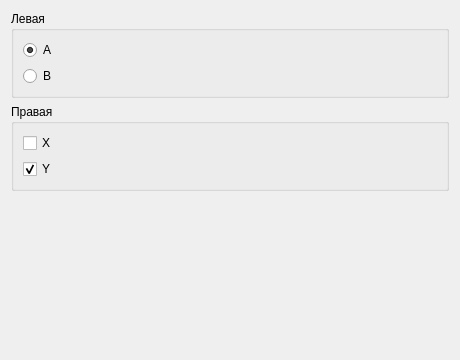
<?xml version="1.0" encoding="UTF-8"?>
<ui version="4.0"><class>Dialog</class><widget class="QDialog" name="Dialog"><property name="geometry"><rect><x>0</x><y>0</y><width>460</width><height>360</height></rect></property><property name="windowTitle"><string>#109 groups/194_two_groups</string></property><layout class="QVBoxLayout" name="verticalLayout"><property name="leftMargin"><number>11</number></property><property name="topMargin"><number>11</number></property><property name="rightMargin"><number>11</number></property><property name="bottomMargin"><number>11</number></property><property name="spacing"><number>6</number></property><item><widget class="QGroupBox" name="g1"><property name="title"><string>Левая</string></property><layout class="QVBoxLayout" name="g1Layout"><property name="leftMargin"><number>9</number></property><property name="topMargin"><number>9</number></property><property name="rightMargin"><number>9</number></property><property name="bottomMargin"><number>9</number></property><property name="spacing"><number>6</number></property><item><widget class="QRadioButton" name="r1"><property name="text"><string>A</string></property><property name="checked"><bool>true</bool></property></widget></item><item><widget class="QRadioButton" name="r2"><property name="text"><string>B</string></property><property name="checked"><bool>false</bool></property></widget></item></layout></widget></item><item><widget class="QGroupBox" name="g2"><property name="title"><string>Правая</string></property><layout class="QVBoxLayout" name="g2Layout"><property name="leftMargin"><number>9</number></property><property name="topMargin"><number>9</number></property><property name="rightMargin"><number>9</number></property><property name="bottomMargin"><number>9</number></property><property name="spacing"><number>6</number></property><item><widget class="QCheckBox" name="c1"><property name="text"><string>X</string></property><property name="checked"><bool>false</bool></property></widget></item><item><widget class="QCheckBox" name="c2"><property name="text"><string>Y</string></property><property name="checked"><bool>true</bool></property></widget></item></layout></widget></item><item><spacer name="verticalSpacer"><property name="orientation"><enum>Qt::Orientation::Vertical</enum></property><property name="sizeHint" stdset="0"><size><width>40</width><height>20</height></size></property></spacer></item></layout></widget></ui>
